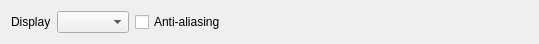
<?xml version="1.0" encoding="UTF-8"?>
<ui version="4.0">
 <class>MetadataDisplay</class>
 <widget class="QWidget" name="MetadataDisplay">
  <property name="geometry">
   <rect>
    <x>0</x>
    <y>0</y>
    <width>539</width>
    <height>42</height>
   </rect>
  </property>
  <layout class="QGridLayout" name="gridLayout">
   <item row="0" column="0" colspan="3">
    <layout class="QHBoxLayout" name="horizontalLayout">
     <item>
      <widget class="QLabel" name="themeLabel">
       <property name="text">
        <string>Display</string>
       </property>
      </widget>
     </item>
     <item>
      <widget class="QComboBox" name="selectionCb"/>
     </item>
     <item>
      <widget class="QCheckBox" name="antialiasCheckBox">
       <property name="text">
        <string>Anti-aliasing</string>
       </property>
       <property name="checked">
        <bool>false</bool>
       </property>
      </widget>
     </item>
     <item>
      <spacer name="horizontalSpacer">
       <property name="orientation">
        <enum>Qt::Horizontal</enum>
       </property>
       <property name="sizeHint" stdset="0">
        <size>
         <width>40</width>
         <height>20</height>
        </size>
       </property>
      </spacer>
     </item>
    </layout>
   </item>
  </layout>
 </widget>
 <resources/>
 <connections/>
</ui>
